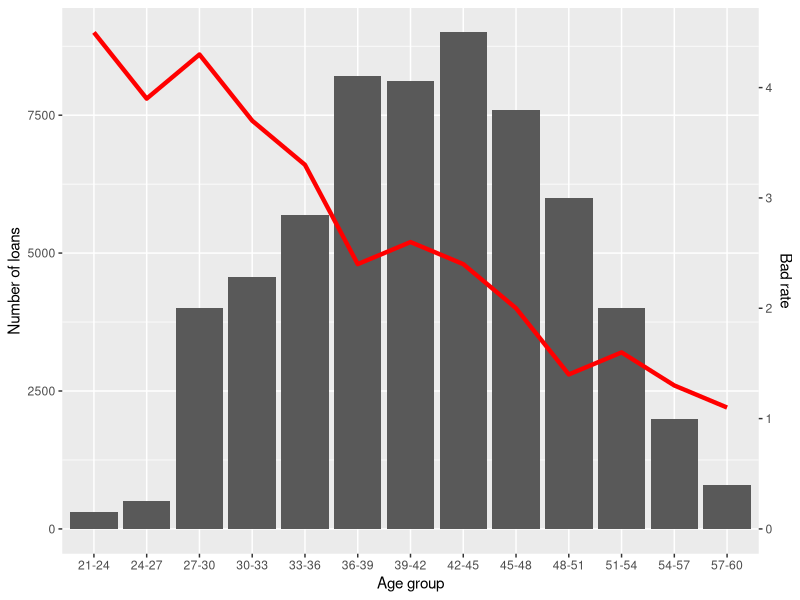

Recreate this plot in R.
library(ggplot2)
dataset<-read.csv("dataset_lab1.csv",sep=",",header=TRUE)
gg<-ggplot(dataset,aes(x=Age.group,y=Number.of.loans,group=1))+
  geom_bar(stat="identity")+
  geom_line(aes(y=Bad.rate*2000),col="red",size=1.5)+
  scale_y_continuous(sec.axis = sec_axis(~./2000,name="Bad rate"))+
  labs(x="Age group",y="Number of loans")